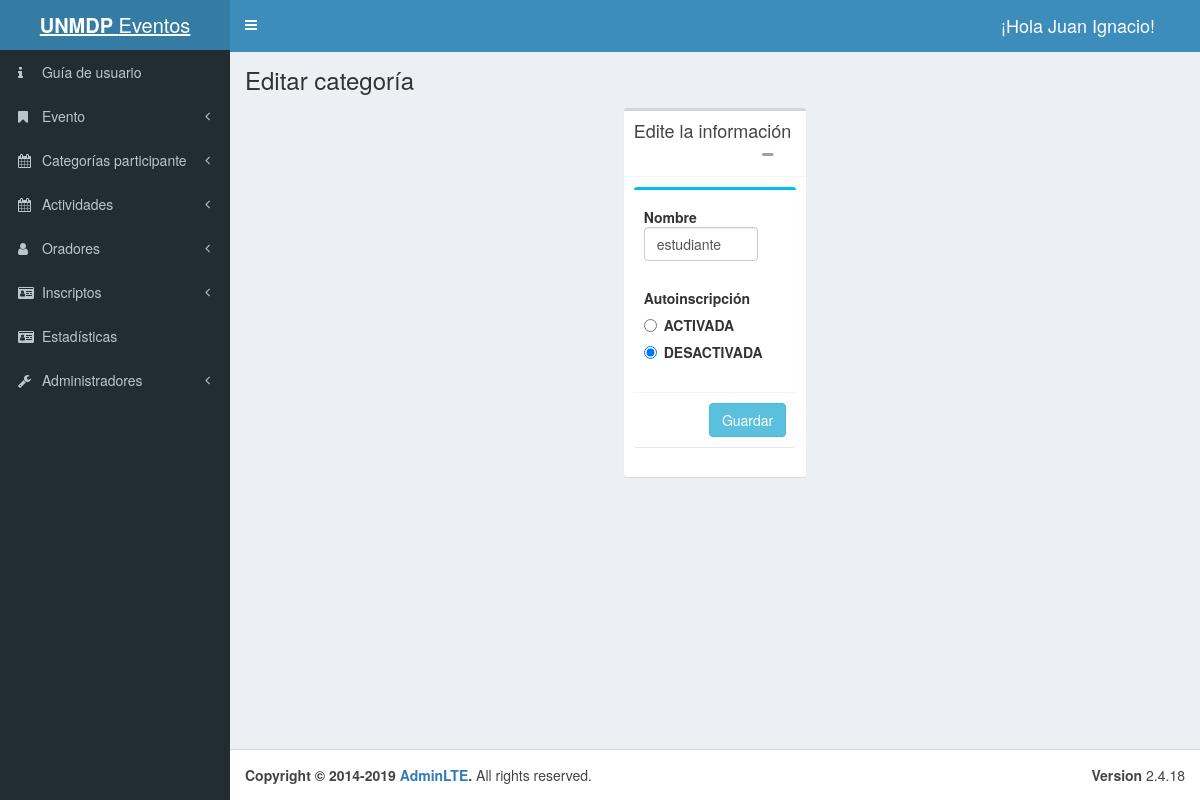
The app's page /admin/editar-categoria.php?id=1 (signed in), older data.
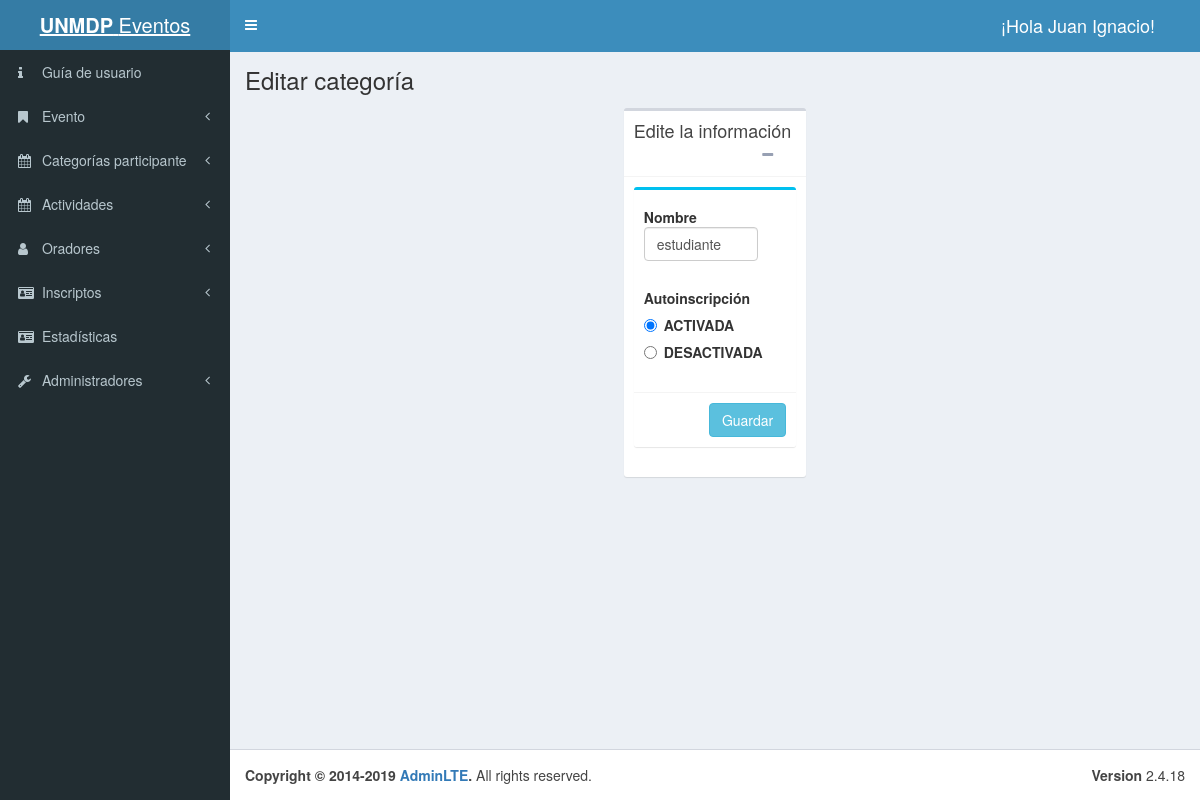
The same page, newer data.
### admin/editar-categoria.php (the view, shortened to what this page needs)
<?php
include_once 'templates/header.php';
$id_categoria = $_GET['id'];
?>
<body class="hold-transition skin-blue sidebar-mini">
  <div class="wrapper">
    <?php
    include_once 'templates/barra.php';
    ?>
    <?php
    include_once 'templates/navegacion.php';
    ?>
    <div class="content-wrapper">
      <section class="content-header">
        <h1>
          Editar categoría
        </h1>
      </section>
      <div class="centrar-contenido">
        <div class="row col-md-3">
          <section class="content">
            <div class="box">
              <div class="box-header with-border">
                <h3 class="box-title">Edite la información</h3>
                <div class="box-tools pull-right">
                  <button type="button" class="btn btn-box-tool" data-widget="collapse" data-toggle="tooltip" title="Collapse">
                    <i class="fa fa-minus"></i></button>
                </div>
              </div>
              <div class="box-body">
                <?php
                try {
                  include_once 'funciones/funciones.php';
                  $sql = "
                SELECT c.id_categoria, c.nombre, c.autoreg
                FROM categoria_participante c
                WHERE c.id_categoria=" . $id_categoria;
                  $tuplas = $db->query($sql);
                  $cat = $tuplas->fetch_assoc();
                } catch (Exception $e) {
                  echo "Error: " . $e->getMessage();
                }
                ?>
                <div class="box box-info">
                  <form class="form-horizontal" name="editar-categoria" id="editar-categoria" method="post" action="control-evento.php">
                    <div class="box-body">
                      <div class="form-group">
                        <label for="nombre" class="col-sm-2 control-label">Nombre</label>
                        <div class="col-sm-10">
                          <input name="nombre" type="text" class="form-control" id="nombre" placeholder="Nombre" value="<?php echo $cat['nombre'] ?>">
                        </div>
                      </div>
                      <div class="form-group">
                        <label for="autoreg" class="col-sm-2 control-label">Autoinscripción</label>
                        <div   class="col-sm-12">
                          <?php
                          if ($cat['autoreg']) {
                          ?>
                            <div class="radio">
                              <label>
                                <input type="radio" name="autoreg" id="estado1" value="1" checked>
                                <b>ACTIVADA</b>
                              </label>
                            </div>
                            <div class="radio">
                              <label>
                                <input type="radio" name="autoreg" id="estado0" value="0">
                                <b>DESACTIVADA</b>
                              </label>
                            </div>
                          <?php
                          } else {
                          ?>
                            <div class="radio">
                              <label>
                                <input type="radio" name="autoreg" id="estado1" value="1">
                                <b>ACTIVADA</b>
                              </label>
                            </div>
                            <div class="radio">
                              <label>
                                <input type="radio" name="autoreg" id="estado0" value="0" checked>
                                <b>DESACTIVADA</b>
                              </label>
                            </div>
                          <?php
                          }
                          ?>
                        </div>
                      </div>
                    </div>
                    <div class="box-footer">
                      <button type="submit" class="btn btn-info pull-right">Guardar</button>
                    </div>
                  </form>
                </div>
              </div>
            </div>
          </section>
        </div>
      </div>
    </div>
    <?php
    include_once 'templates/footer.php';
    ?>

Row changes from the older to the newer data that the page shows:
changed categoria_participante "estudiante": autoreg 0 → 1 (drawn)
Text that changed along with them:
form field autoreg: (not shown) → "☑ ACTIVADA"
form field autoreg: (not shown) → "☐ DESACTIVADA"
form field autoreg: "☐ ACTIVADA" → (not shown)
form field autoreg: "☑ DESACTIVADA" → (not shown)
